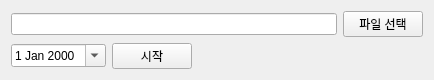
<?xml version="1.0" encoding="UTF-8"?>
<ui version="4.0">
 <class>worst_search_excel_main</class>
 <widget class="QWidget" name="worst_search_excel_main">
  <property name="geometry">
   <rect>
    <x>0</x>
    <y>0</y>
    <width>434</width>
    <height>80</height>
   </rect>
  </property>
  <property name="windowTitle">
   <string>Form</string>
  </property>
  <layout class="QGridLayout" name="gridLayout">
   <item row="1" column="0">
    <layout class="QHBoxLayout" name="horizontalLayout">
     <item>
      <widget class="QLineEdit" name="lineEdit"/>
     </item>
     <item>
      <widget class="QPushButton" name="pushButton">
       <property name="text">
        <string>파일 선택</string>
       </property>
      </widget>
     </item>
    </layout>
   </item>
   <item row="2" column="0">
    <layout class="QHBoxLayout" name="horizontalLayout_2">
     <item>
      <widget class="QDateEdit" name="select_data">
       <property name="calendarPopup">
        <bool>true</bool>
       </property>
      </widget>
     </item>
     <item>
      <widget class="QPushButton" name="start_btn">
       <property name="sizePolicy">
        <sizepolicy hsizetype="Maximum" vsizetype="Fixed">
         <horstretch>0</horstretch>
         <verstretch>0</verstretch>
        </sizepolicy>
       </property>
       <property name="text">
        <string>시작</string>
       </property>
      </widget>
     </item>
     <item>
      <spacer name="horizontalSpacer">
       <property name="orientation">
        <enum>Qt::Horizontal</enum>
       </property>
       <property name="sizeHint" stdset="0">
        <size>
         <width>40</width>
         <height>20</height>
        </size>
       </property>
      </spacer>
     </item>
    </layout>
   </item>
  </layout>
 </widget>
 <resources/>
 <connections/>
</ui>
